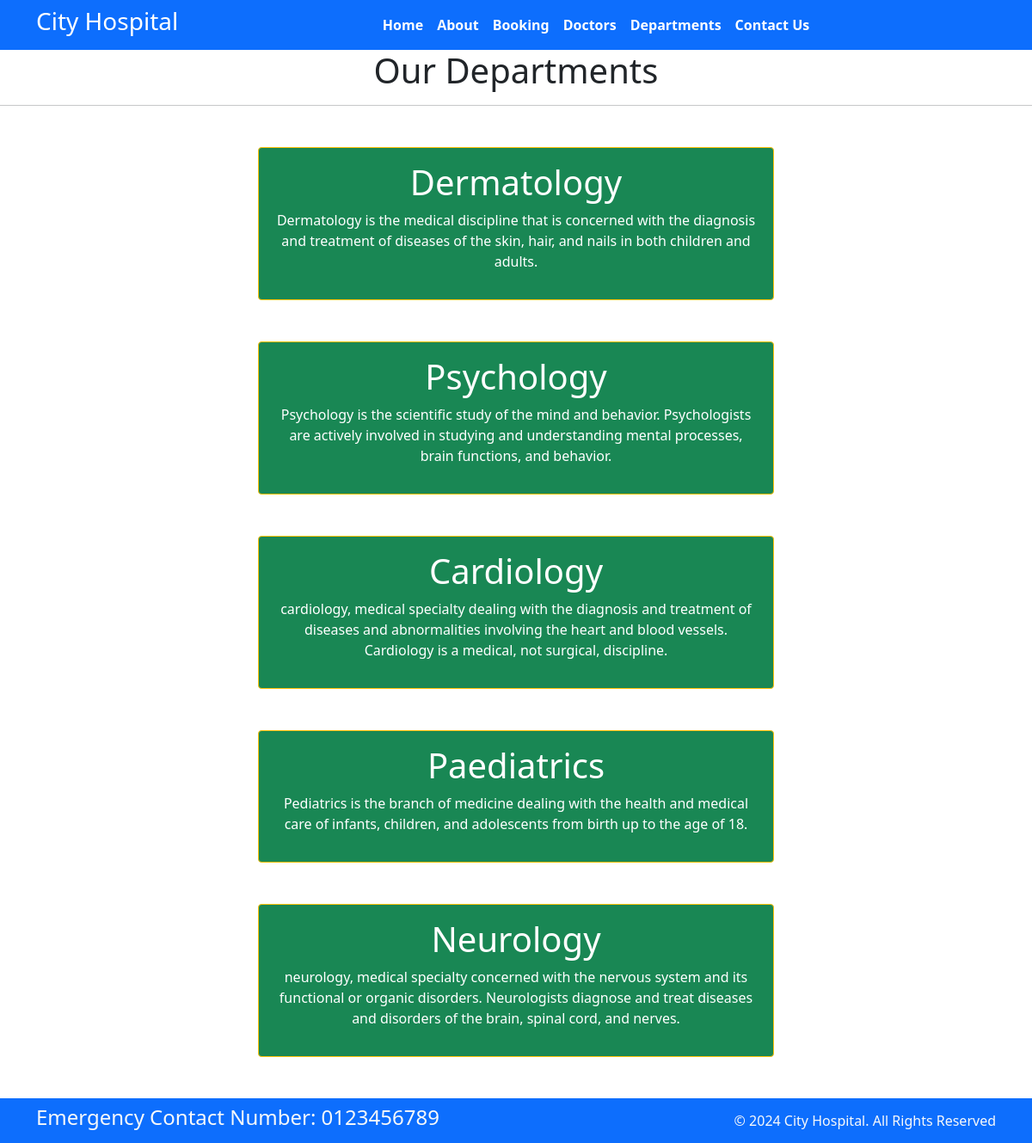
Page /department/ on the committed database.
### home/models.py (models this page shows, shortened)
class Departments(models.Model):
    dep_name = models.CharField(max_length=100)
    dep_description = models.TextField()

### home/views.py (the view)
# urls.py: path('department/', views.department,name='department'),
def department(request):
    dict_dept={
        'dept' :Departments.objects.all()
    }
    return render(request,'department.html',dict_dept)

### templates/department.html (shortened to what this page needs)
{% extends 'base.html' %}
{% block content %}
<h1 class="text-center"> Our Departments</h1>
<hr>
{% for d in dept %}
<div class="mx-auto w-50 bg-success text-center text-white p-3 my-5 border border-warning rounded">
    <h1>{{ d.dep_name }}</h1>
    <p>{{ d.dep_description }}</p>
</div>
{% endfor %}
{% endblock %}

### rows in the picture
Departments: dep_name "Dermatology", dep_description "Dermatology is the medical discipline that is concerned with the diagnosis and treatment of diseases of the skin, hair, and nails in both children and adults."
Departments: dep_name "Psychology", dep_description "Psychology is the scientific study of the mind and behavior. Psychologists are actively involved in studying and understanding mental processes, brain functions, and behavior."
Departments: dep_name "Cardiology", dep_description "cardiology, medical specialty dealing with the diagnosis and treatment of diseases and abnormalities involving the heart and blood vessels. Cardiology is a medical, not surgical, discipline."
Departments: dep_name "Paediatrics", dep_description "Pediatrics is the branch of medicine dealing with the health and medical care of infants, children, and adolescents from birth up to the age of 18."
Departments: dep_name "Neurology", dep_description "neurology, medical specialty concerned with the nervous system and its functional or organic disorders. Neurologists diagnose and treat diseases and disorders of the brain, spinal cord, and nerves."
